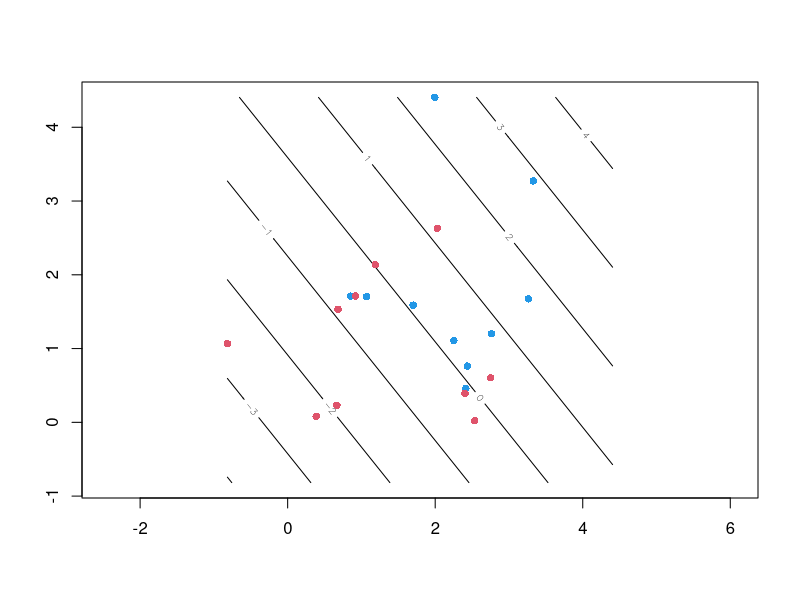

Write the R code that produced this figure.
# my first kernel classifier
rm(list=ls())
set.seed(0.1)
##############################
## A few kernel functions
##############################
k1 = function(x,y)
  return(sum(x*y))

k2 = function(x,y)
  return(sum(x*y)+1)
k3 = function(x,y)
  return((1+sum(x*y))^2)
d=4
k4 = function(x,y)
  return((1+sum(x*y))^d)
sigma=1
k5 = function(x,y)
  return(exp(-sum((x-y)^2)/(2*sigma^2)))
kappa=1
theta=1
k6 = function(x,y)
  return(tanh(kappa*sum(x*y)+theta))
k = function(x,y)
  return(k1(x,y))
#################################
## generate some data in 2d #####
#################################
n.p=10
n.m=10
n=n.p+n.m
library(mvtnorm)
x.p=rmvnorm(n=n.p,mean=c(2,2),sigma=diag(rep(1,2)))
x.m=rmvnorm(n=n.m,mean=c(1,1),sigma=diag(rep(2,2)))
#x.m=rmvnorm(n=n.m,mean=c(1,1),sigma=diag(rep(10,2)))
y = c(rep(1,n.p),rep(-1,n.m))
x=rbind(x.p,x.m)
#plot(x,col=y+rep(3,n),pch=16)
#points(x=colMeans(x.p)[1],y=colMeans(x.p)[2],col=4,pch=5)
#points(x=colMeans(x.m)[1],y=colMeans(x.m)[2],col=2,pch=5)
##################################
## compute the classifier ########
##################################
k.mm=outer(1:n.m,1:n.m,Vectorize(function(i,j) k(x.m[i,],x.m[j,])))
k.pp=outer(1:n.p,1:n.p,Vectorize(function(i,j) k(x.p[i,],x.p[j,])))
b=(sum(k.mm)/(n.m*n.m)-sum(k.pp)/(n.p*n.p))/2
alpha=c(rep(1/n.p,n.p),rep(-1/n.m,n.m))
##################################
## evaluate the classifier #######
## over a grid #######
##################################
g.n=50
x.min=min(x)
x.max=max(x)
y.hat=matrix(NA,nrow=g.n,ncol=g.n)
g=seq(from=x.min,to=x.max,length.out=g.n)
for (i in (1:g.n)){
  for (j in (1:g.n)){
    u=c(g[i],g[j])
    k.x=outer(1:n,1,Vectorize(function(i,j) k(x[i,],u)))
    y.hat[i,j]=sum(k.x*alpha)+b
  }
}
contour(x=g,y=g,z=y.hat,asp=1)
points(x.p,col=4,pch=16)
points(x.m,col=2,pch=16)

